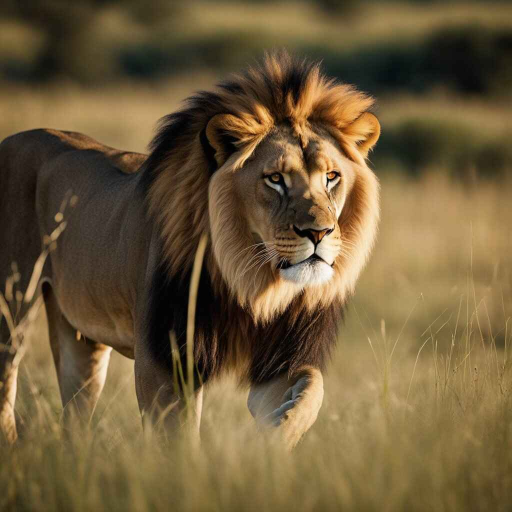
#> input picture assets/images/hunting_lion.jpg, 1024 x 1024 px (shown at 1/2 size)
$ jupyter execute '3 - 4.6. Noise Reduction.ipynb'   (shell and % lines are left out)
#> lines starting #> are read from the running program, lines starting #| are printed output that depends on the picture
# Introduction

In an image, `noise` is the random variation of brightness or color
information in images. It can be produced by the sensor of the
camera, the environment, or the transmission of the image.

The `noise` can be in different forms, such as:

- `Random Noise`
- `Salt-and-pepper Noise`
- `Camera Noise`
- `Colored Noise`

# Setup

# Initial Setup

[cell 1]
# Import Libraries
import cv2
import numpy as np
import matplotlib.pyplot as plt

# Asset Root
asset_root = '../../assets/'

# Image Path
image_path = asset_root + '/images/hunting_lion.jpg'

# Read Image and convert to RGB
input_image = cv2.cvtColor(cv2.imread(image_path), cv2.COLOR_BGR2RGB)
gray_image = cv2.cvtColor(input_image, cv2.COLOR_RGB2GRAY)

# Display Both Image
plt.figure("Hunting Lion")

plt.subplot(1, 2, 1)
plt.imshow(input_image, cmap='gray')
plt.title("Original Image")
plt.axis('off')

plt.subplot(1, 2, 2)
plt.imshow(gray_image, cmap='gray')
plt.title("Grayscale Image")
plt.axis('off')

plt.show()

## Random Noise

The `random noise` is the noise that is added to the image randomly.
It can be produced by the sensor of the camera, the environment, or
the transmission of the image.

[cell 2]
# Add random noise to an image using OpenCV
def add_random_noise(image, mean=0, std=50):
#> called with mean = 0, std = 50
    noise = cv2.randn(image.copy(), mean, std)
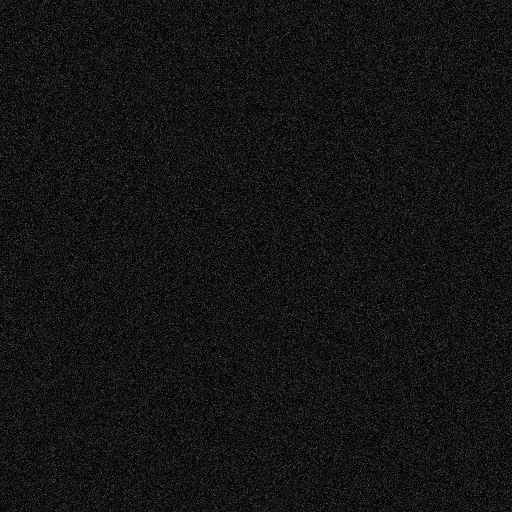
#> noise: shape (1024, 1024) (shown at 1/2 size); min 0, max 245, mean 20
    noisy_image = cv2.add(image, noise)
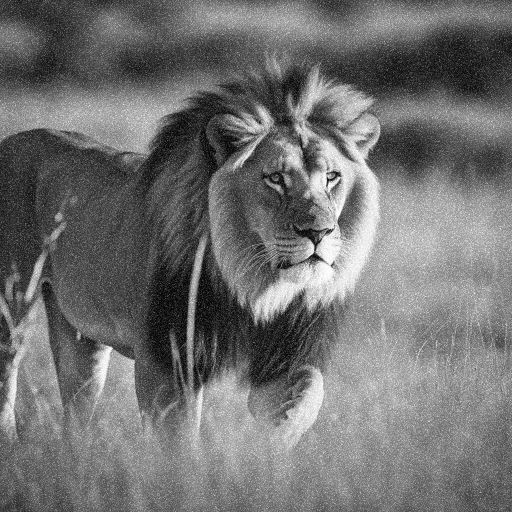
#> noisy_image: shape (1024, 1024) (shown at 1/2 size); min 0, max 255, mean 113
    return noisy_image

# Add random noise to the grayscale image
random_noisy_image = add_random_noise(gray_image, 0, 50)

# Display Both Image
plt.figure("Random Noise")

plt.subplot(1, 2, 1)
plt.imshow(gray_image, cmap='gray')
plt.title("Grayscale Image")
plt.axis('off')

plt.subplot(1, 2, 2)
plt.imshow(random_noisy_image, cmap='gray')
plt.title("Random Noisy Image")
plt.axis('off')

plt.show()

The code above adds random noise to the grayscale image.
The `add_random_noise` function adds random noise to the image
using the `cv2.randn` function.

## Salt-and-pepper Noise

The `salt-and-pepper noise` is the noise that is added to the image
in the form of white and black pixels. This was common in the early
days of CCD cameras, where the some of the pixels in the image were
either white or black.

[cell 3]
# Add salt-and-pepper noise to an image using OpenCV
def add_salt_and_pepper_noise(image, salt_vs_pepper=0.5, amount=0.02):
#> called with salt_vs_pepper = 0.05, amount = 0.1
    noisy_image = image.copy()
    num_salt = np.ceil(amount * image.size * salt_vs_pepper)
#> num_salt = 5243
    num_pepper = np.ceil(amount * image.size * (1.0 - salt_vs_pepper))
#> num_pepper = 99615

    # Add salt noise
    coords = [np.random.randint(0, i - 1, int(num_salt)) for i in image.shape]
    noisy_image[coords[0], coords[1]] = 255

    # Add pepper noise
    coords = [np.random.randint(0, i - 1, int(num_pepper)) for i in image.shape]
    noisy_image[coords[0], coords[1]] = 0

    return noisy_image

# Add salt-and-pepper noise to the grayscale image
salt_pepper_noisy_image = add_salt_and_pepper_noise(gray_image, 0.05, 0.1)

# Display Both Image
plt.figure("Salt-and-pepper Noise")

plt.subplot(1, 2, 1)
plt.imshow(gray_image, cmap='gray')
plt.title("Grayscale Image")
plt.axis('off')

plt.subplot(1, 2, 2)
plt.imshow(salt_pepper_noisy_image, cmap='gray')
plt.title("Salt-and-pepper Noisy Image")
plt.axis('off')

plt.show()

The code above adds salt-and-pepper noise to the grayscale image.
The `add_salt_and_pepper_noise` function adds salt-and-pepper noise
to the image using the `np.random.randint` function. The function
first calculates the number of salt and pepper pixels based on the
amount and then adds the salt and pepper noise to the image.

## Camera Noise

The `camera noise` is the noise that is produced by the camera sensor.
It can be in the form of random noise, salt-and-pepper noise, or other
types of noise. The camera noise can be reduced by using a better
camera sensor or by using image processing techniques.

## Colored Noise

The `colored noise` is the noise that is added to the image in the form
of colored pixels. For an RGB image, this random noise appear as
blotches of color in the image. The reason is that the noise is applied
to the low-frequency components of the image, which are the color that
corresponds to large areas of the image.

[cell 4]
# Add colored noise to am RGB image using OpenCV
def add_colored_noise(image, mean=0, std=50):
    # Noise for each channel
#> called with mean = 0, std = 100
    noise_r = cv2.randn(image[:, :, 0].copy(), mean, std)
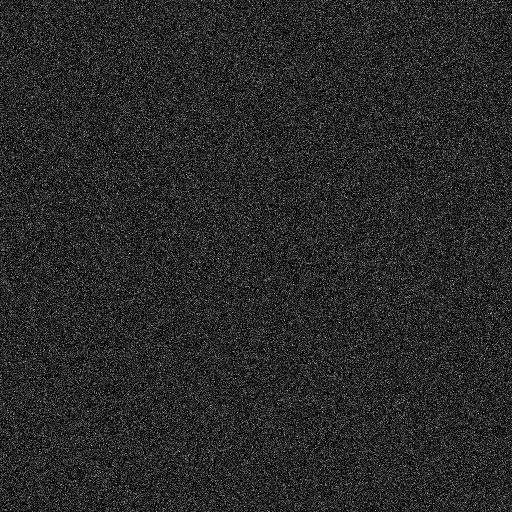
#> noise_r: shape (1024, 1024) (shown at 1/2 size); min 0, max 255, mean 39.7
    noise_g = cv2.randn(image[:, :, 1].copy(), mean, std)
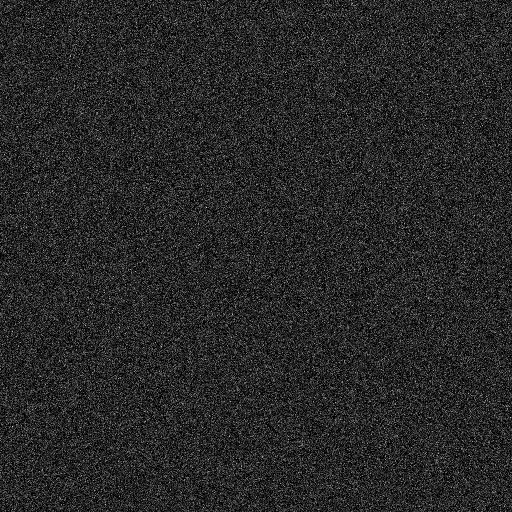
#> noise_g: shape (1024, 1024) (shown at 1/2 size); min 0, max 255, mean 39.7
    noise_b = cv2.randn(image[:, :, 2].copy(), mean, std)
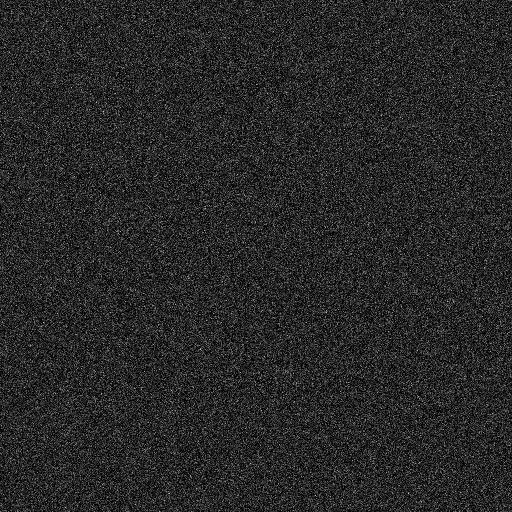
#> noise_b: shape (1024, 1024) (shown at 1/2 size); min 0, max 255, mean 39.7

    # Add noise to each channel
    noisy_image = cv2.merge([image[:, :, 0] + noise_r, image[:, :, 1] + noise_g, image[:, :, 2] + noise_b])
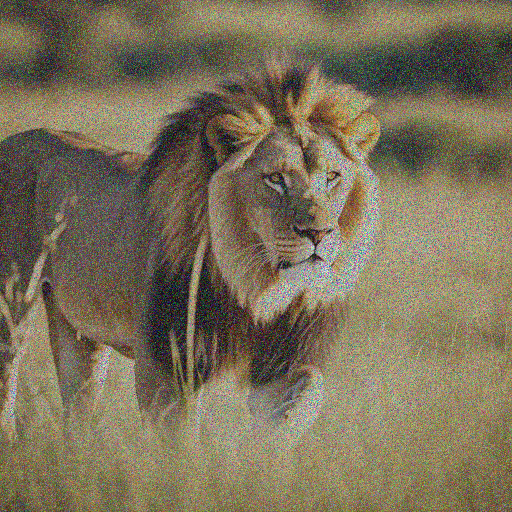
#> noisy_image: shape (1024, 1024, 3) (shown at 1/2 size); mean R, G, B 123.5, 113.1, 89.8

    return noisy_image

# Add colored noise to the input image
colored_noisy_image = add_colored_noise(input_image, 0, 100)

# Display Both Image
plt.figure("Colored Noise")

plt.subplot(1, 2, 1)
plt.imshow(input_image)
plt.title("Original Image")
plt.axis('off')

plt.subplot(1, 2, 2)
plt.imshow(colored_noisy_image)
plt.title("Colored Noisy Image")
plt.axis('off')

plt.show()

The code above adds colored noise to the input image. The
`add_colored_noise` function adds colored noise to the image
by adding noise to each channel of the image using the `cv2.randn`
function. The function then merges the noisy channels to create
the colored noisy image.

# Noise Reduction or Noise Removal

`Noise reduction` is the process of removing noise from an image. The
`noise` can be removed using different techniques, such as:

- `Smoothing`
- `Low-pass Filtering`
- `Eroding and Dilating`
- `Median Filtering`

## Smoothing

`Smoothing` is the process of reducing the noise in an image by
reducing the high-frequency components of the image. `Smoothing`
uses blurring techniques to reduce the noise in the image. Common
blurring techniques include:

- `Averaging`
- `Gaussian Blurring`
- `Median Blurring`
- `Bilateral Filtering`

In this example, we will use the `Gaussian Blurring` technique to
reduce the noise in the image. The `Gaussian Blurring` technique
reduces the noise by convolving the image with a Gaussian kernel.
It uses the formula:

$$
G(x, y) = \frac{1}{2\pi\sigma^2}e^{-\frac{x^2 + y^2}{2\sigma^2}}
$$

where:

- $G(x, y)$ is the Gaussian kernel
- $\sigma$ is the standard deviation of the Gaussian kernel
- $x$ and $y$ are the coordinates of the kernel
- $e$ is the Euler's number
- $\pi$ is the mathematical constant $\pi$

[cell 5]
# Apply Gaussian Blurring to the image with random noise
def apply_gaussian_blurring(image, kernel_size=(5, 5), sigma_x=0):
#> called with kernel_size = (9, 9), sigma_x = 2
    smoothed_image = cv2.GaussianBlur(image, kernel_size, sigma_x)
    return smoothed_image

# Apply Gaussian Blurring to the random noisy image
smoothed_random_noisy_image = apply_gaussian_blurring(random_noisy_image, (9, 9), 2)

# Display Both Image
plt.figure("Smoothing")

plt.subplot(2, 2, 1)
plt.imshow(random_noisy_image, cmap='gray')
plt.title("Random Noisy Image")
plt.axis('off')

plt.subplot(2, 2, 2)
plt.imshow(smoothed_random_noisy_image, cmap='gray')
plt.title("Smoothed Random Noisy Image")
plt.axis('off')

# Add Zoomed Comparison
plt.subplot(2, 2, 3)
plt.imshow(random_noisy_image[300:500, 500:700], cmap='gray')
plt.title("Random Noisy Image")
plt.axis('off')

plt.subplot(2, 2, 4)
plt.imshow(smoothed_random_noisy_image[300:500, 500:700], cmap='gray')
plt.title("Smoothed Random Noisy Image")
plt.axis('off')

plt.show()

The code above shows the application of `Gaussian Blurring` to an image
with random noise. The first image is the random noisy image, and the
second image is the smoothed random noisy image. The third and fourth
images show a zoomed comparison of the random noisy image and the
smoothed random noisy image. The `Gaussian Blurring` operation
is one of the methods used in `Smoothing` an image. This operation
is used to reduce noise in an image by averaging the pixel values
in the neighborhood of each pixel. The `Gaussian Blurring` operation
is defined by a kernel size and a standard deviation. The kernel size
defines the size of the neighborhood used to compute the average pixel
value, and the standard deviation defines the spread of the Gaussian
distribution used to compute the weights of the pixel values in the
neighborhood.

## Low-pass Filtering

`Low-pass filtering`, also called as `Lopass`, is the process of reducing the noise in an image
by reducing the high-frequency components of the image. `Low-pass
filtering` uses a filter to remove the high-frequency components of
the image. Common `low-pass filters` include:

- `Box Filter`
- `Gaussian Filter`
- `Median Filter`
- `Bilateral Filter`

In this example, we will use the `Box Filter` to reduce the noise in
the image. The `Box Filter` uses a kernel to convolve the image and
remove the high-frequency components of the image. The `Box Filter`
uses the formula:

$$
K = \frac{1}{n^2} \times \begin{bmatrix} 1 & 1 & 1 & \ldots & 1 \\ 1 & 1 & 1 & \ldots & 1 \\ 1 & 1 & 1 & \ldots & 1 \\ \vdots & \vdots & \vdots & \ddots & \vdots \\ 1 & 1 & 1 & \ldots & 1 \end{bmatrix}
$$

where:

- $K$ is the kernel
- $n$ is the size of the kernel
- $1$ is the value of the kernel

[cell 6]
# Apply Box Filter to the image with random noise
def apply_box_filter(image, kernel_size=(5, 5)):
#> called with kernel_size = (5, 5)
    box_filtered_image = cv2.boxFilter(image, -1, kernel_size)
    return box_filtered_image

# Apply Box Filter to the random noisy image
box_filtered_random_noisy_image = apply_box_filter(random_noisy_image, (5, 5))

# Display Both Image
plt.figure("Low-pass Filtering")

plt.subplot(2, 2, 1)
plt.imshow(random_noisy_image, cmap='gray')
plt.title("Random Noisy Image")
plt.axis('off')

plt.subplot(2, 2, 2)
plt.imshow(box_filtered_random_noisy_image, cmap='gray')
plt.title("Box Filtered Random Noisy Image")
plt.axis('off')

# Add Zoomed Comparison
plt.subplot(2, 2, 3)
plt.imshow(random_noisy_image[300:500, 500:700], cmap='gray')
plt.title("Random Noisy Image")
plt.axis('off')

plt.subplot(2, 2, 4)
plt.imshow(box_filtered_random_noisy_image[300:500, 500:700], cmap='gray')
plt.title("Box Filtered Random Noisy Image")
plt.axis('off')

plt.show()

In the above code, we have implemented the `Box Filter` on a
random noisy image to remove the noise. The Box Filter is a
simple and fast low-pass filter that replaces each pixel in
the image with the average of its neighboring pixels.

## Eroding and Dilating

`Eroding` and `Dilating` are the process of reducing the noise in an
image by removing the high-frequency components of the image. `Eroding`
and `Dilating` uses a kernel to remove the high-frequency components of
the image.

In this example, we will use the `Erosion` and `Dilation` techniques to
reduce the noise in the image. The `Erosion` technique removes the high-
frequency components of the image by shrinking or removing pixels from the boundaries of objects. The `Dilation` technique removes the high-frequency components of the image by expanding or adding pixels to the boundaries of objects.

The `Erosion` and `Dilation` techniques use the formula:

$$
E = \min_{(x, y) \in S} I(x, y)
$$

$$
D = \max_{(x, y) \in S} I(x, y)
$$

where:

- $E$ is the eroded image
- $D$ is the dilated image
- $S$ is the structuring element
- $I(x, y)$ is the image

[cell 7]
# Apply Erosion to the image with random noise
def apply_erosion(image, kernel_size=(5, 5)):
#> called with kernel_size = (3, 3)
    kernel = np.ones(kernel_size, np.uint8)
    eroded_image = cv2.erode(image, kernel, iterations=1)
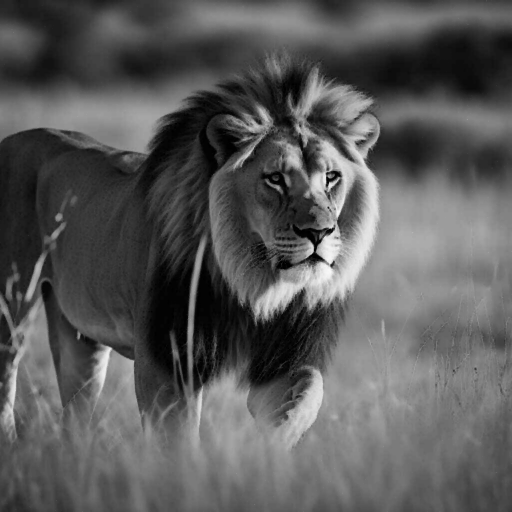
#> eroded_image: shape (1024, 1024) (shown at 1/2 size); min 0, max 250, mean 89.5
    return eroded_image

# Apply Dilation to the image with random noise
def apply_dilation(image, kernel_size=(5, 5)):
#> called with kernel_size = (3, 3)
    kernel = np.ones(kernel_size, np.uint8)
    dilated_image = cv2.dilate(image, kernel, iterations=1)
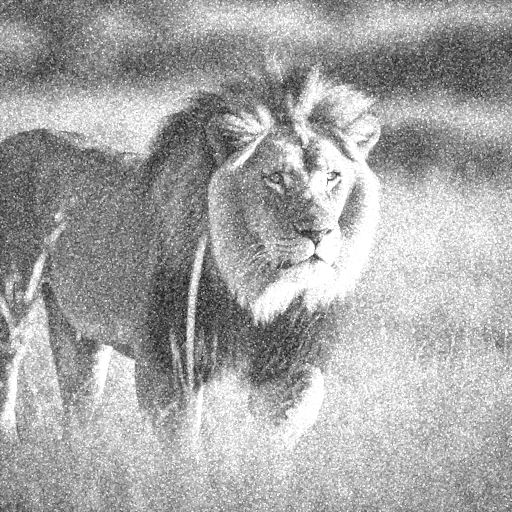
#> dilated_image: shape (1024, 1024) (shown at 1/2 size); min 3, max 255, mean 166.3
    return dilated_image

# Apply Erosion and Dilation to the random noisy image and return combined image
def apply_erosion_dilation(image, kernel_size=(5, 5)):
#> called with kernel_size = (3, 3)
    kernel = np.ones(kernel_size, np.uint8)
    eroded_image = cv2.erode(image, kernel, iterations=1)
    dilated_image = cv2.dilate(eroded_image, kernel, iterations=1)
    eroded_image = cv2.erode(dilated_image, kernel, iterations=1)
    return eroded_image

# Apply Erosion and Dilation to the random noisy image
eroded_random_noisy_image = apply_erosion(random_noisy_image, (3, 3))
dilated_random_noisy_image = apply_dilation(random_noisy_image, (3, 3))
erosion_dilation_random_noisy_image = apply_erosion_dilation(random_noisy_image, (3, 3))

# Display Both Image
plt.figure("Eroding and Dilating")

fig, ax = plt.subplots(4, 2, figsize=(10, 20))

plt.subplot(4, 2, 1)
plt.imshow(random_noisy_image, cmap='gray')
plt.title("Random Noisy Image")
plt.axis('off')

plt.subplot(4, 2, 2)
plt.imshow(random_noisy_image[300:500, 500:700], cmap='gray')
plt.title("Random Noisy Image")
plt.axis('off')

plt.subplot(4, 2, 3)
plt.imshow(eroded_random_noisy_image, cmap='gray')
plt.title("Eroded Random Noisy Image")
plt.axis('off')

plt.subplot(4, 2, 4)
plt.imshow(eroded_random_noisy_image[300:500, 500:700], cmap='gray')
plt.title("Eroded Random Noisy Image")
plt.axis('off')

plt.subplot(4, 2, 5)
plt.imshow(dilated_random_noisy_image, cmap='gray')
plt.title("Dilated Random Noisy Image")
plt.axis('off')

plt.subplot(4, 2, 6)
plt.imshow(dilated_random_noisy_image[300:500, 500:700], cmap='gray')
plt.title("Dilated Random Noisy Image")
plt.axis('off')

plt.subplot(4, 2, 7)
plt.imshow(erosion_dilation_random_noisy_image, cmap='gray')
plt.title("Erosion and Dilation Random Noisy Image")
plt.axis('off')

plt.subplot(4, 2, 8)
plt.imshow(erosion_dilation_random_noisy_image[300:500, 500:700], cmap='gray')
plt.title("Erosion and Dilation Random Noisy Image")
plt.axis('off')

plt.show()
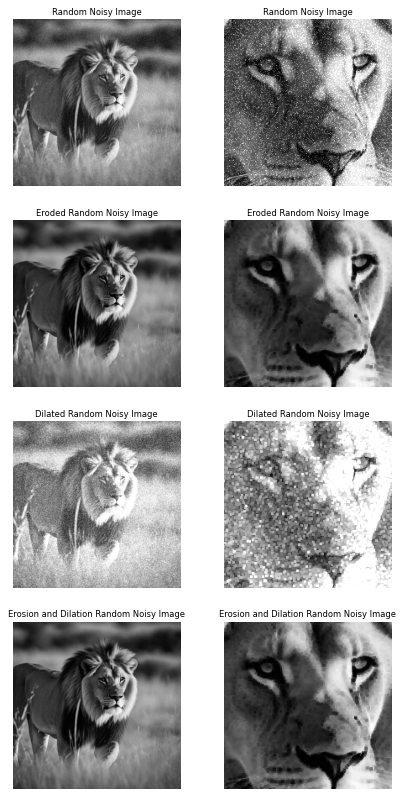
#> figure drawn by matplotlib, 8 panels

The code above shows the implementation of `noise reduction`
using `Erosion` and `Dilation` on a `random noisy image`. The
application of `Erosion` and `Dilation` on the `random noisy image`
helps to reduce the noise in the image. The `Erosion` operation
helps to remove the noise in the image by shrinking the boundaries
of the objects in the image. The `Dilation` operation helps to
remove the noise in the image by expanding the boundaries of the
objects in the image. The combination of `Erosion` and `Dilation`
operations helps to reduce the noise in the image by removing the
noise in the image and preserving the objects in the image.

## Median Filtering

`Median filtering` is the process of reducing the noise in an image
by computing the local average for each pixel in the image. It is
very similar to `smoothing`, but it uses the median value instead
of the average value. The `median filtering` technique reduces the
noise by replacing each pixel with the median value of the pixels
in the neighborhood.

[cell 8]
# Apply Median Filtering to the image with salt-and-pepper noise
def apply_median_filtering(image, kernel_size=5):
#> called with kernel_size = 3
    median_filtered_image = cv2.medianBlur(image, kernel_size)
    return median_filtered_image

# Apply Median Filtering to the salt-and-pepper noisy image
median_filtered_salt_pepper_noisy_image = apply_median_filtering(salt_pepper_noisy_image, 3)

# Display Both Image
plt.figure("Median Filtering")

plt.subplot(2, 2, 1)
plt.imshow(salt_pepper_noisy_image, cmap='gray')
plt.title("Salt-and-pepper")
plt.axis('off')

plt.subplot(2, 2, 2)
plt.imshow(median_filtered_salt_pepper_noisy_image, cmap='gray')
plt.title("Median Filtered Salt-and-pepper")
plt.axis('off')

# Add Zoomed Comparison
plt.subplot(2, 2, 3)
plt.imshow(salt_pepper_noisy_image[300:500, 500:700], cmap='gray')
plt.title("Salt-and-pepper")
plt.axis('off')

plt.subplot(2, 2, 4)
plt.imshow(median_filtered_salt_pepper_noisy_image[300:500, 500:700], cmap='gray')
plt.title("Median Filtered Salt-and-pepper")
plt.axis('off')

plt.show()
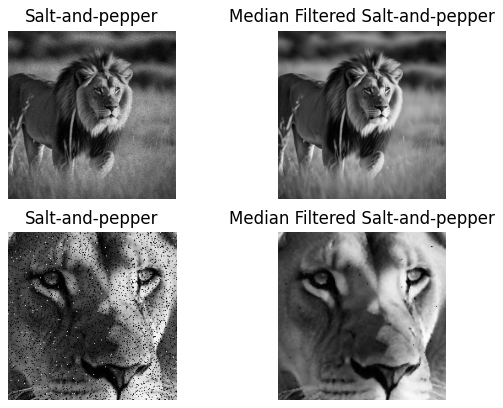
#> figure drawn by matplotlib, 4 panels
